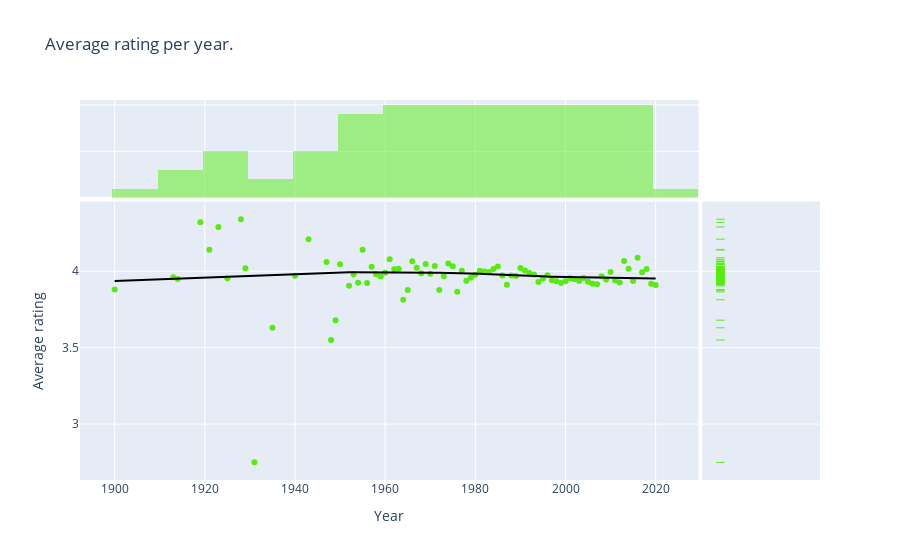

The code cell stored with this chart in its notebook:
### Code cell
fig = px.scatter(df_by_year, x = df_by_year.index, y = "Average_rating", title = "Average rating per year.",  
                 marginal_x="histogram", marginal_y="rug", trendline="lowess", trendline_color_override="black")
fig.update_layout(xaxis_title="Year", yaxis_title="Average rating")
fig.update_traces(marker_color='rgb(88, 235, 18)')
fig.show()

### Figure 1 — Plotly figure (JSON) as saved in the notebook; plotly's stock layout.template omitted (floating-point values rounded to 4 significant figures)
{"data": [{"hovertemplate": "year=%{x}<br>Average_rating=%{y}<extra></extra>", "legendgroup": "", "marker": {"color": "rgb(88, 235, 18)", "symbol": "circle"}, "mode": "markers", "name": "", "orientation": "v", "showlegend": false, "type": "scatter", "x": [1900, 1913, 1914, 1919, 1921, 1923, 1925, 1928, 1929, 1931, 1935, 1940, 1943, 1947, 1948, 1949, 1950, 1952, 1953, 1954, 1955, 1956, 1957, 1958, 1959, 1960, 1961, 1962, 1963, 1964, 1965, 1966, 1967, 1968, 1969, 1970, 1971, 1972, 1973, 1974, 1975, 1976, 1977, 1978, 1979, 1980, 1981, 1982, 1983, 1984, 1985, 1986, 1987, 1988, 1989, 1990, 1991, 1992, 1993, 1994, 1995, 1996, 1997, 1998, 1999, 2000, 2001, 2002, 2003, 2004, 2005, 2006, 2007, 2008, 2009, 2010, 2011, 2012, 2013, 2014, 2015, 2016, 2017, 2018, 2019, 2020], "xaxis": "x", "y": [3.88, 3.96, 3.95, 4.32, 4.14, 4.29, 3.955, 4.34, 4.02, 2.75, 3.63, 3.97, 4.21, 4.06, 3.55, 3.68, 4.045, 3.905, 3.98, 3.925, 4.14, 3.923, 4.03, 3.98, 3.966, 3.99, 4.078, 4.013, 4.016, 3.814, 3.877, 4.065, 4.023, 3.987, 4.048, 3.983, 4.034, 3.878, 3.967, 4.05, 4.032, 3.865, 4.003, 3.938, 3.957, 3.977, 4.004, 3.999, 3.995, 4.015, 4.031, 3.972, 3.911, 3.973, 3.969, 4.021, 4.005, 3.989, 3.978, 3.93, 3.953, 3.974, 3.941, 3.935, 3.923, 3.935, 3.955, 3.948, 3.936, 3.955, 3.931, 3.918, 3.915, 3.968, 3.946, 3.995, 3.94, 3.926, 4.067, 4.016, 3.936, 4.088, 3.993, 4.014, 3.918, 3.91], "yaxis": "y"}, {"alignmentgroup": "True", "bingroup": "x", "hovertemplate": "year=%{x}<br>count=%{y}<extra></extra>", "legendgroup": "", "marker": {"color": "rgb(88, 235, 18)"}, "name": "", "offsetgroup": "", "opacity": 0.5, "showlegend": false, "type": "histogram", "x": [1900, 1913, 1914, 1919, 1921, 1923, 1925, 1928, 1929, 1931, 1935, 1940, 1943, 1947, 1948, 1949, 1950, 1952, 1953, 1954, 1955, 1956, 1957, 1958, 1959, 1960, 1961, 1962, 1963, 1964, 1965, 1966, 1967, 1968, 1969, 1970, 1971, 1972, 1973, 1974, 1975, 1976, 1977, 1978, 1979, 1980, 1981, 1982, 1983, 1984, 1985, 1986, 1987, 1988, 1989, 1990, 1991, 1992, 1993, 1994, 1995, 1996, 1997, 1998, 1999, 2000, 2001, 2002, 2003, 2004, 2005, 2006, 2007, 2008, 2009, 2010, 2011, 2012, 2013, 2014, 2015, 2016, 2017, 2018, 2019, 2020], "xaxis": "x3", "yaxis": "y3"}, {"alignmentgroup": "True", "boxpoints": "all", "fillcolor": "rgba(255,255,255,0)", "hoveron": "points", "hovertemplate": "Average_rating=%{y}<extra></extra>", "jitter": 0, "legendgroup": "", "line": {"color": "rgba(255,255,255,0)"}, "marker": {"color": "rgb(88, 235, 18)", "symbol": "line-ew-open"}, "name": "", "offsetgroup": "", "showlegend": false, "type": "box", "xaxis": "x2", "y": [3.88, 3.96, 3.95, 4.32, 4.14, 4.29, 3.955, 4.34, 4.02, 2.75, 3.63, 3.97, 4.21, 4.06, 3.55, 3.68, 4.045, 3.905, 3.98, 3.925, 4.14, 3.923, 4.03, 3.98, 3.966, 3.99, 4.078, 4.013, 4.016, 3.814, 3.877, 4.065, 4.023, 3.987, 4.048, 3.983, 4.034, 3.878, 3.967, 4.05, 4.032, 3.865, 4.003, 3.938, 3.957, 3.977, 4.004, 3.999, 3.995, 4.015, 4.031, 3.972, 3.911, 3.973, 3.969, 4.021, 4.005, 3.989, 3.978, 3.93, 3.953, 3.974, 3.941, 3.935, 3.923, 3.935, 3.955, 3.948, 3.936, 3.955, 3.931, 3.918, 3.915, 3.968, 3.946, 3.995, 3.94, 3.926, 4.067, 4.016, 3.936, 4.088, 3.993, 4.014, 3.918, 3.91], "yaxis": "y2"}, {"hovertemplate": "<b>LOWESS trendline</b><br><br>year=%{x}<br>Average_rating=%{y} <b>(trend)</b><extra></extra>", "legendgroup": "", "line": {"color": "black"}, "marker": {"color": "rgb(88, 235, 18)", "symbol": "circle"}, "mode": "lines", "name": "", "showlegend": false, "type": "scatter", "x": [1900, 1913, 1914, 1919, 1921, 1923, 1925, 1928, 1929, 1931, 1935, 1940, 1943, 1947, 1948, 1949, 1950, 1952, 1953, 1954, 1955, 1956, 1957, 1958, 1959, 1960, 1961, 1962, 1963, 1964, 1965, 1966, 1967, 1968, 1969, 1970, 1971, 1972, 1973, 1974, 1975, 1976, 1977, 1978, 1979, 1980, 1981, 1982, 1983, 1984, 1985, 1986, 1987, 1988, 1989, 1990, 1991, 1992, 1993, 1994, 1995, 1996, 1997, 1998, 1999, 2000, 2001, 2002, 2003, 2004, 2005, 2006, 2007, 2008, 2009, 2010, 2011, 2012, 2013, 2014, 2015, 2016, 2017, 2018, 2019, 2020], "xaxis": "x", "y": [3.937, 3.952, 3.953, 3.958, 3.961, 3.963, 3.965, 3.969, 3.97, 3.972, 3.977, 3.984, 3.988, 3.991, 3.992, 3.992, 3.993, 3.994, 3.994, 3.994, 3.994, 3.994, 3.994, 3.994, 3.994, 3.994, 3.993, 3.993, 3.993, 3.993, 3.992, 3.992, 3.992, 3.991, 3.991, 3.991, 3.99, 3.99, 3.99, 3.989, 3.989, 3.988, 3.987, 3.986, 3.985, 3.985, 3.983, 3.982, 3.98, 3.979, 3.977, 3.975, 3.974, 3.972, 3.971, 3.969, 3.968, 3.967, 3.966, 3.966, 3.965, 3.965, 3.965, 3.964, 3.964, 3.963, 3.962, 3.962, 3.961, 3.961, 3.96, 3.959, 3.959, 3.958, 3.958, 3.957, 3.957, 3.956, 3.956, 3.955, 3.955, 3.954, 3.954, 3.954, 3.953, 3.953], "yaxis": "y"}], "layout": {"barmode": "overlay", "legend": {"tracegroupgap": 0}, "title": {"text": "Average rating per year."}, "xaxis": {"anchor": "y", "domain": [0, 0.8358], "title": {"text": "Year"}}, "xaxis2": {"anchor": "y2", "domain": [0.8408, 1], "matches": "x2", "showgrid": false, "showline": false, "showticklabels": false, "ticks": ""}, "xaxis3": {"anchor": "y3", "domain": [0, 0.8358], "matches": "x", "showgrid": true, "showticklabels": false}, "xaxis4": {"anchor": "y4", "domain": [0.8408, 1], "matches": "x2", "showgrid": false, "showline": false, "showticklabels": false, "ticks": ""}, "yaxis": {"anchor": "x", "domain": [0, 0.7326], "title": {"text": "Average rating"}}, "yaxis2": {"anchor": "x2", "domain": [0, 0.7326], "matches": "y", "showgrid": true, "showticklabels": false}, "yaxis3": {"anchor": "x3", "domain": [0.7426, 1], "matches": "y3", "showgrid": true, "showline": false, "showticklabels": false, "ticks": ""}, "yaxis4": {"anchor": "x4", "domain": [0.7426, 1], "matches": "y3", "showgrid": true, "showline": false, "showticklabels": false, "ticks": ""}}}
